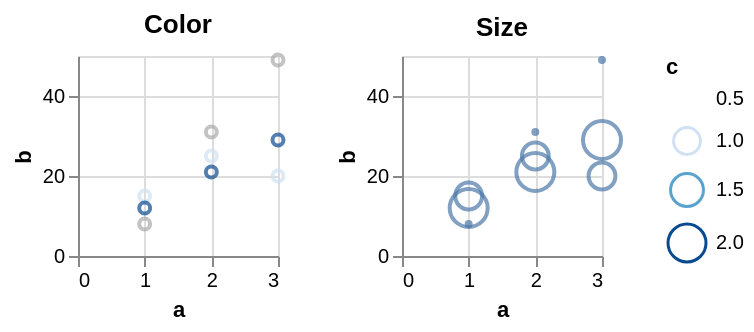

Describe this chart as a Vega-Lite specification.
### Vega specification from a JSON file in a GitHub repository (floating-point values rounded to 4 significant figures)
{"$schema": "https://vega.github.io/schema/vega/v5.json", "description": "Testing invalid", "background": "white", "padding": 5, "height": 100, "data": [{"name": "source_0", "values": [{"a": 1, "b": 15, "c": 1}, {"a": 2, "b": 25, "c": 1}, {"a": 3, "b": 20, "c": 1}, {"a": 1, "b": 12, "c": 2}, {"a": 2, "b": 21, "c": 2}, {"a": 3, "b": 29, "c": 2}, {"a": 1, "b": 8, "c": null}, {"a": 2, "b": 31, "c": null}, {"a": 3, "b": 49, "c": null}]}, {"name": "data_0", "source": "source_0", "transform": [{"type": "filter", "expr": "isValid(datum[\"a\"]) && isFinite(+datum[\"a\"]) && isValid(datum[\"b\"]) && isFinite(+datum[\"b\"])"}]}], "signals": [{"name": "childWidth", "value": 100}], "layout": {"padding": 20, "bounds": "full", "align": "each"}, "marks": [{"type": "group", "name": "concat_0_group", "title": {"text": "Color", "frame": "group"}, "style": "cell", "encode": {"update": {"width": {"signal": "childWidth"}, "height": {"signal": "height"}}}, "marks": [{"name": "concat_0_marks", "type": "symbol", "style": ["point"], "from": {"data": "data_0"}, "encode": {"update": {"opacity": {"value": 0.7}, "fill": {"value": "transparent"}, "stroke": [{"test": "!isValid(datum[\"c\"]) || !isFinite(+datum[\"c\"])", "value": "#aaa"}, {"scale": "color", "field": "c"}], "tooltip": {"signal": "{\"a\": format(datum[\"a\"], \"\"), \"b\": format(datum[\"b\"], \"\"), \"c\": format(datum[\"c\"], \"\")}"}, "ariaRoleDescription": {"value": "point"}, "description": {"signal": "\"a: \" + (format(datum[\"a\"], \"\")) + \"; b: \" + (format(datum[\"b\"], \"\")) + \"; c: \" + (format(datum[\"c\"], \"\"))"}, "x": {"scale": "concat_0_x", "field": "a"}, "y": {"scale": "concat_0_y", "field": "b"}}}}], "axes": [{"scale": "concat_0_x", "orient": "bottom", "gridScale": "concat_0_y", "grid": true, "tickCount": {"signal": "ceil(childWidth/40)"}, "domain": false, "labels": false, "aria": false, "maxExtent": 0, "minExtent": 0, "ticks": false, "zindex": 0}, {"scale": "concat_0_y", "orient": "left", "gridScale": "concat_0_x", "grid": true, "tickCount": {"signal": "ceil(height/40)"}, "domain": false, "labels": false, "aria": false, "maxExtent": 0, "minExtent": 0, "ticks": false, "zindex": 0}, {"scale": "concat_0_x", "orient": "bottom", "grid": false, "title": "a", "labelFlush": true, "labelOverlap": true, "tickCount": {"signal": "ceil(childWidth/40)"}, "zindex": 0}, {"scale": "concat_0_y", "orient": "left", "grid": false, "title": "b", "labelOverlap": true, "tickCount": {"signal": "ceil(height/40)"}, "zindex": 0}]}, {"type": "group", "name": "concat_1_group", "title": {"text": "Size", "frame": "group"}, "style": "cell", "encode": {"update": {"width": {"signal": "childWidth"}, "height": {"signal": "height"}}}, "marks": [{"name": "concat_1_marks", "type": "symbol", "style": ["point"], "from": {"data": "data_0"}, "encode": {"update": {"opacity": {"value": 0.7}, "fill": {"value": "transparent"}, "stroke": {"value": "#4c78a8"}, "tooltip": {"signal": "{\"a\": format(datum[\"a\"], \"\"), \"b\": format(datum[\"b\"], \"\"), \"c\": format(datum[\"c\"], \"\")}"}, "ariaRoleDescription": {"value": "point"}, "description": {"signal": "\"a: \" + (format(datum[\"a\"], \"\")) + \"; b: \" + (format(datum[\"b\"], \"\")) + \"; c: \" + (format(datum[\"c\"], \"\"))"}, "x": {"scale": "concat_1_x", "field": "a"}, "y": {"scale": "concat_1_y", "field": "b"}, "size": [{"test": "!isValid(datum[\"c\"]) || !isFinite(+datum[\"c\"])", "value": 4}, {"scale": "size", "field": "c"}]}}}], "axes": [{"scale": "concat_1_x", "orient": "bottom", "gridScale": "concat_1_y", "grid": true, "tickCount": {"signal": "ceil(childWidth/40)"}, "domain": false, "labels": false, "aria": false, "maxExtent": 0, "minExtent": 0, "ticks": false, "zindex": 0}, {"scale": "concat_1_y", "orient": "left", "gridScale": "concat_1_x", "grid": true, "tickCount": {"signal": "ceil(height/40)"}, "domain": false, "labels": false, "aria": false, "maxExtent": 0, "minExtent": 0, "ticks": false, "zindex": 0}, {"scale": "concat_1_x", "orient": "bottom", "grid": false, "title": "a", "labelFlush": true, "labelOverlap": true, "tickCount": {"signal": "ceil(childWidth/40)"}, "zindex": 0}, {"scale": "concat_1_y", "orient": "left", "grid": false, "title": "b", "labelOverlap": true, "tickCount": {"signal": "ceil(height/40)"}, "zindex": 0}]}], "scales": [{"name": "color", "type": "linear", "domain": {"data": "data_0", "field": "c"}, "range": "ramp", "interpolate": "hcl", "zero": false}, {"name": "size", "type": "linear", "domain": {"data": "data_0", "field": "c"}, "range": [0, 361], "zero": true}, {"name": "concat_0_x", "type": "linear", "domain": {"data": "data_0", "field": "a"}, "range": [0, {"signal": "childWidth"}], "nice": true, "zero": true}, {"name": "concat_0_y", "type": "linear", "domain": {"data": "data_0", "field": "b"}, "range": [{"signal": "height"}, 0], "nice": true, "zero": true}, {"name": "concat_1_x", "type": "linear", "domain": {"data": "data_0", "field": "a"}, "range": [0, {"signal": "childWidth"}], "nice": true, "zero": true}, {"name": "concat_1_y", "type": "linear", "domain": {"data": "data_0", "field": "b"}, "range": [{"signal": "height"}, 0], "nice": true, "zero": true}], "legends": [{"stroke": "color", "gradientLength": {"signal": "clamp(height, 64, 200)"}, "title": "c", "encode": {"gradient": {"update": {"opacity": {"value": 0.7}}}}, "symbolType": "circle", "size": "size"}], "config": {"mark": {"tooltip": true}}}
